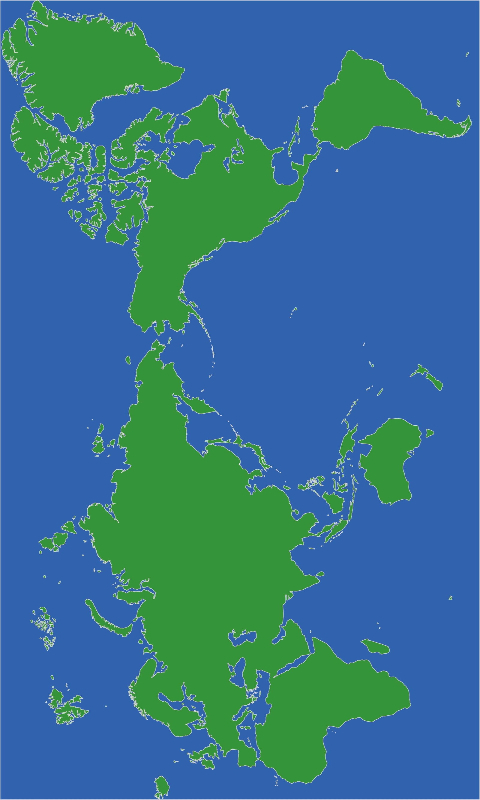
#> input picture python/single/image/world3.jpg, 480 x 800 px, given in place of subimage_1_4.jpg, which was not available
$ python demosingle.py
#> lines starting #> are read from the running program, lines starting #| are printed output that depends on the picture; pictures that were not available may be replaced by others from this repository, and a replacement may not be noted
import cv2
import datetime
import random

#global変数
color = (0,0,0)
radius = 30
center = (430,60)
qcenter = (430,740)
utc = 350 #仮
flag = 1
singefile = 'world2.jpg'
#0->単体,1->全体

#rotate後
# center = (740,430)

# 重複のない乱数を発生させる関数
def rand_ints_nodup(a):
#> called with a = 16
  ns = []
  while len(ns) < a:
    n = random.randrange(a)
    if not n in ns:
      ns.append(n)
  return ns

# UTCを決める関数
def utctime(n):
    if n == 0:
        return 0

    elif n == 1:
        return 3

    elif n == 2:
        return 6

    elif n == 3:
        return 9

    elif n == 4:
        return 12

    elif n == 5:
        return -9

    elif n == 6:
        return -6

    elif n == 7:
        return -3


# 枠を作る関数
def create_frame(filename,height,width,n1,n2,n3,n4):
    if n1 == False:
        cv2.line(filename, (0, 0), (0, height), (0, 0, 255), thickness=15, lineType=cv2.LINE_AA)

    if n2 == False:
        cv2.line(filename, (0, 0), (width, 0), (0, 0, 255), thickness=15, lineType=cv2.LINE_AA)

    if n3 == False:
        cv2.line(filename, (width, height), (width, 0), (0, 0, 255), thickness=15, lineType=cv2.LINE_AA)

    if n4 == False:
        cv2.line(filename, (width, height), (0, height), (0, 0, 255), thickness=15, lineType=cv2.LINE_AA)


#フルスクリーンにする関数
def imshow_fullscreen(winname):
    cv2.namedWindow(winname,cv2.WINDOW_NORMAL)
    cv2.setWindowProperty(winname,cv2.WND_PROP_FULLSCREEN,cv2.WINDOW_FULLSCREEN)

#座標の所得
def click_pos(event,x,y,flags,params):
    global color,utc,flag
    if event == cv2.EVENT_LBUTTONDOWN:
        #pos_str = '(x,y)=('+str(x)+','+str(y)+')'
        #print(pos_str)
        if(flag == 0):
            utc = int(str(x))//100

        #円の範囲内(mode)
        if(int(str(x))>(740-radius) and int(str(x))<(740+radius) and int(str(y))>(430-radius) and int(str(y))<(430+radius)):
            print('ok')
            #単体の場合(黄)->全体に変更(黒)
            if(params == (0,255,255)):
                color = (0,0,0)
                flag = 1
            #全体の場合(黒)->単体に変更(黄)
            else:
                color = (0,255,255)
                flag = 0

        #終了円の場合
        if(int(str(x))>(60-radius) and int(str(x))<(60+radius) and int(str(y))>(430-radius) and int(str(y))<(430+radius)):
            flag = 3


def show_image(i):#i : integer, 0<=i<=15
    # iに応じて表示する
#> called with i = 12
    global utc,flag,singefile

    m1 = i%8
    m2 = i//8

    utc = utctime(m1)


    filename = "subimage_{0}_{1}.jpg".format(m2,m1)
    #print(filename)

    path = "image/"
    window_name = 'Image with time'

    img = cv2.imread(path+filename)
#> img is the input picture: shape (800, 480, 3); mean B, G, R 141.5, 115.2, 54
    #height, width = img.shape[:2]


    #フルスクリーンにする関数
    #imshow_fullscreen(window_name)

    height, width = img.shape[:2]
#> height = 800; width = 480


    while True:

        if(flag == 0):
            img = cv2.imread(path+singefile)
        else:
            img = cv2.imread(path+filename)

        n1 = False
        n2 = False
        n3 = False
        n4 = False


        # 現在時刻を取得
        # now = datetime.datetime.now()
        now= datetime.datetime.now(datetime.timezone(datetime.timedelta(hours=utc)))
        # 現在時刻を文字列に変換
        now_day = now.strftime('%Y/%m/%d ')
        now_time = now.strftime('%H:%M:%S')

        # 画像をコピーして新しい描画を行うための準備
        img_with_time = img.copy()

        # 画像に現在時刻を描画
        cv2.putText(img_with_time, now_day, (10, 35), cv2.FONT_HERSHEY_SIMPLEX, 1, (255, 255, 255), 2, cv2.LINE_AA)
        cv2.putText(img_with_time, now_time, (55, 400), cv2.FONT_HERSHEY_SIMPLEX, 2.5, (255, 255, 255), 6, cv2.LINE_AA)

        #画像に円を描画
        cv2.circle(img_with_time,center,radius,color,thickness=-1,lineType=cv2.LINE_AA)

        #画像に円2を描画
        cv2.circle(img_with_time,qcenter,radius,(0,0,255),thickness=-1,lineType=cv2.LINE_AA)
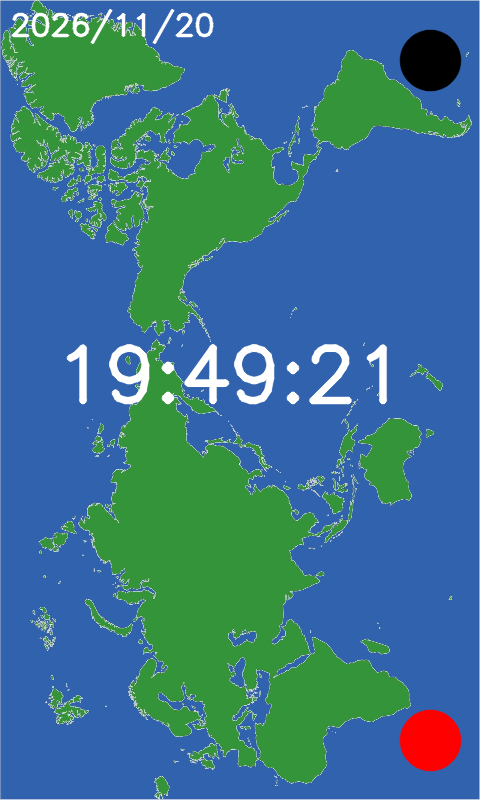
#> img_with_time: shape (800, 480, 3); mean B, G, R 140.7, 116.5, 59.1

        if now.second>=0 and now.second<30:
            n1 = True

        if now.second>=15 and now.second<45:
            n2 = True

        if now.second>=30 and now.second<60:
            n3 = True

        if now.second>=45 or now.second<15:
            n4 = True

        #全体機能の場合(フレームの作成)
        if(flag == 1):
            create_frame(img_with_time, height, width, n1, n2, n3, n4)
#> in create_frame, `cv2.line(filename, (width, height), (0, height), (0, 0, 255), thicknes..`:
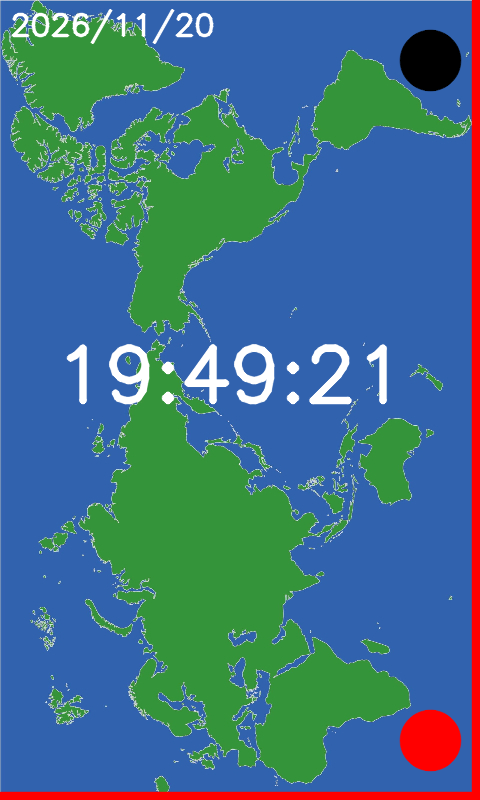
#> filename: shape (800, 480, 3); mean B, G, R 135.9, 113.5, 64.3

        #90°回転させる
        img_rotate = cv2.rotate(img_with_time,cv2.ROTATE_90_CLOCKWISE)
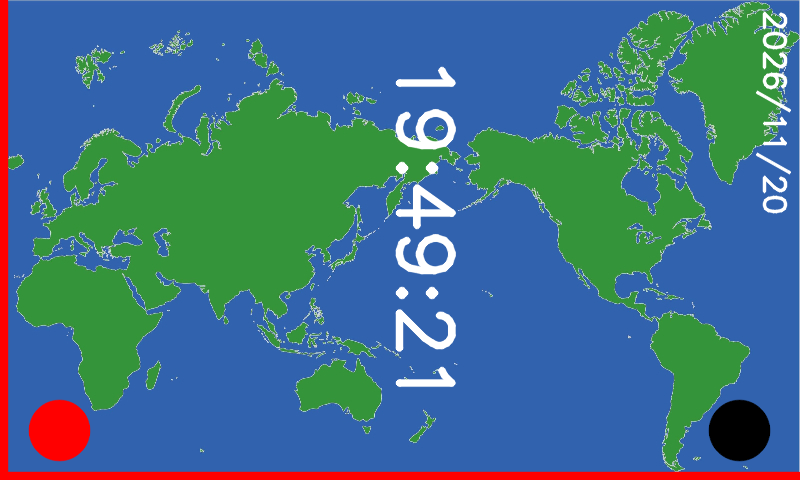
#> img_rotate: shape (480, 800, 3); mean B, G, R 135.9, 113.5, 64.3


        # 画像を表示
        #TODO openCVのバージョンが違うとうまく動かないようです
        # cv2.setMouseCallback(window_name,click_pos,color)
        cv2.imshow(window_name, img_rotate)

        # 1秒ごとに更新
        key = cv2.waitKey(1000)
#> (key q is pressed here)


        # 'q'キーが押されたら終了
        if (key == ord('q') or flag == 3):
            cv2.destroyAllWindows(img)
            break


    return


def main():
    list = rand_ints_nodup(16)
    #print(list)

    show_image(list[0])


if __name__ == '__main__':
    main()

$ run again, on python/single/image/subimage_0_3.jpg
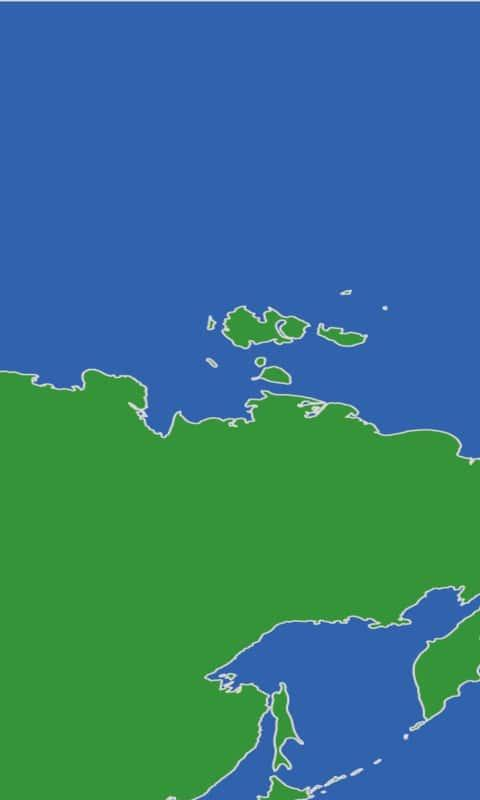
#> input picture python/single/image/subimage_0_3.jpg, 480 x 800 px, given in place of subimage_1_4.jpg, which was not available
#> in show_image, img is the input picture: shape (800, 480, 3); mean B, G, R 129.2, 119.6, 53.5
#> in create_frame, `cv2.line(filename, (width, height), (0, height), (0, 0, 255), thicknes..`:
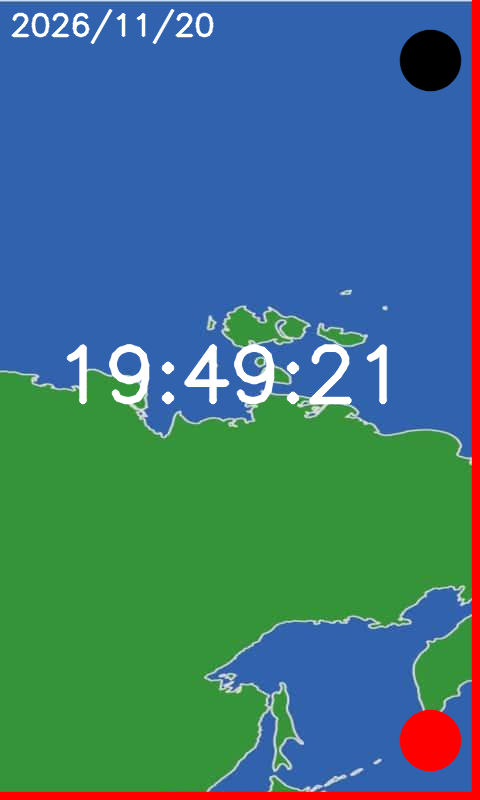
#> filename: shape (800, 480, 3); mean B, G, R 124.6, 117.6, 63.8
#> in show_image, `img_rotate = cv2.rotate(img_with_time,cv2.ROTATE_90_CLOCKWISE)`:
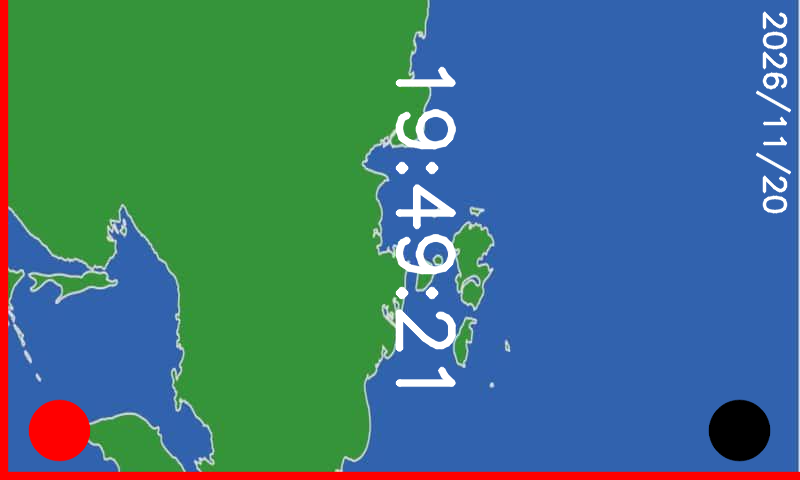
#> img_rotate: shape (480, 800, 3); mean B, G, R 124.6, 117.6, 63.8

$ run again, on python/single/image/subimage_0_4.jpg
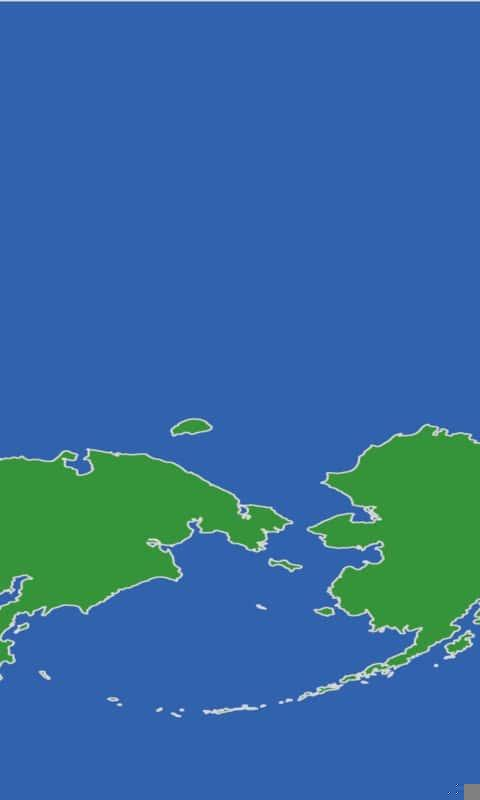
#> input picture python/single/image/subimage_0_4.jpg, 480 x 800 px, given in place of subimage_1_4.jpg, which was not available
#> in show_image, img is the input picture: shape (800, 480, 3); mean B, G, R 158.3, 107, 52.5
#> in create_frame, `cv2.line(filename, (width, height), (0, height), (0, 0, 255), thicknes..`:
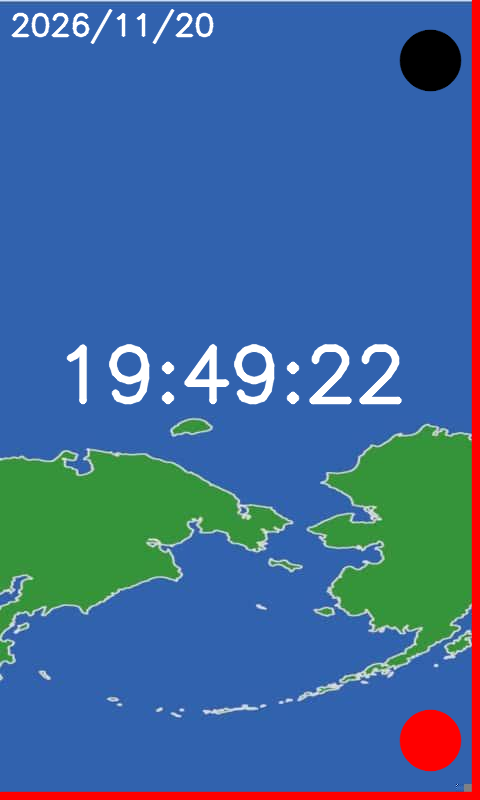
#> filename: shape (800, 480, 3); mean B, G, R 152.9, 105.9, 63.4
#> in show_image, `img_rotate = cv2.rotate(img_with_time,cv2.ROTATE_90_CLOCKWISE)`:
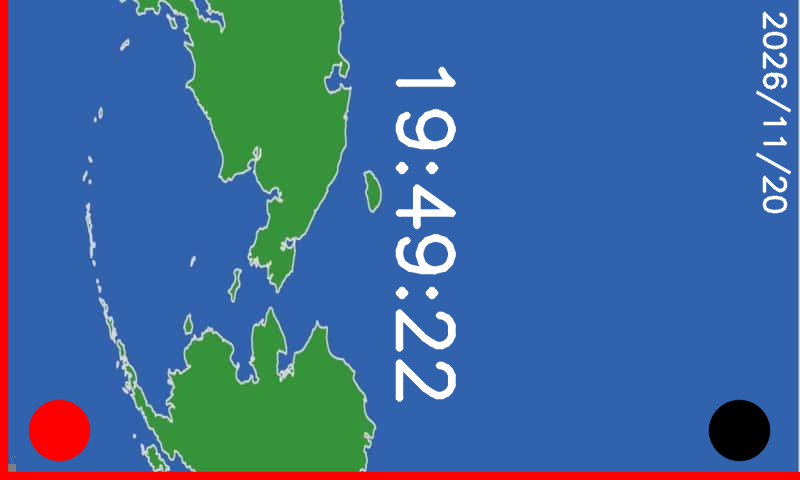
#> img_rotate: shape (480, 800, 3); mean B, G, R 152.9, 105.9, 63.4
